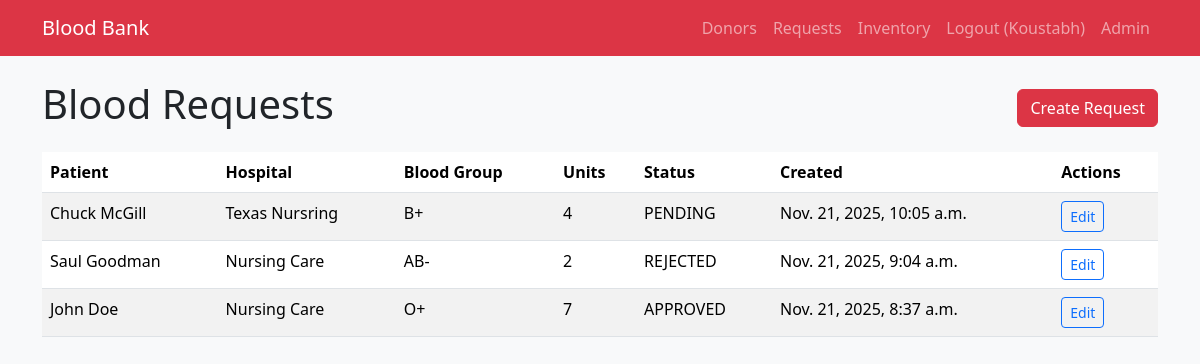
Screenshot of /requests/ (signed in) with the database file from the repository.
### bank/models.py (models this page shows, shortened)
class BloodRequest(models.Model):
    STATUS_CHOICES = [
        ('PENDING', 'Pending'),
        ('APPROVED', 'Approved'),
        ('REJECTED', 'Rejected'),
        ('FULFILLED', 'Fulfilled'),
    ]
    patient_name = models.CharField(max_length=100)
    hospital_name = models.CharField(max_length=150, blank=True, null=True)
    blood_group = models.CharField(max_length=3, choices=Donor.BLOOD_GROUP_CHOICES)
    units_requested = models.PositiveIntegerField()
    reason = models.TextField(blank=True, null=True)
    status = models.CharField(max_length=10, choices=STATUS_CHOICES, default='PENDING')
    created_at = models.DateTimeField(auto_now_add=True)
    updated_at = models.DateTimeField(auto_now=True)

### bank/views.py (the view)
# urls.py: path('requests/', views.request_list, name='request_list'),
@staff_required
def request_list(request):
    requests_qs = BloodRequest.objects.all().order_by('-created_at')
    return render(request, 'bank/request_list.html', {'requests': requests_qs})

### bank/views.py (called while the page is built)
def staff_required(view_func):
    decorated_view = login_required(
        user_passes_test(lambda u: u.is_staff)(view_func)
    )
    return decorated_view

### bank/templates/bank/request_list.html
{% extends 'bank/base.html' %}
{% block content %}
<div class="d-flex justify-content-between align-items-center mb-3">
    <h1>Blood Requests</h1>
    <a href="{% url 'request_create' %}" class="btn btn-danger">Create Request</a>
</div>
<table class="table table-striped table-hover">
    <thead>
        <tr>
            <th>Patient</th>
            <th>Hospital</th>
            <th>Blood Group</th>
            <th>Units</th>
            <th>Status</th>
            <th>Created</th>
            <th>Actions</th>
        </tr>
    </thead>
    <tbody>
        {% for req in requests %}
        <tr>
            <td>{{ req.patient_name }}</td>
            <td>{{ req.hospital_name|default:"-" }}</td>
            <td>{{ req.blood_group }}</td>
            <td>{{ req.units_requested }}</td>
            <td>{{ req.status }}</td>
            <td>{{ req.created_at }}</td>
            <td>
                <a href="{% url 'request_update' req.pk %}" class="btn btn-sm btn-outline-primary">Edit</a>
            </td>
        </tr>
        {% empty %}
        <tr><td colspan="7">No requests found.</td></tr>
        {% endfor %}
    </tbody>
</table>
{% endblock %}

### bank/templates/bank/base.html (shortened to what this page needs)
<!DOCTYPE html>
<html lang="en">
<head>
    <link
      href="https://cdn.jsdelivr.net/npm/bootstrap@5.3.3/dist/css/bootstrap.min.css"
      rel="stylesheet"
    >
</head>
<body class="bg-light">
<nav class="navbar navbar-expand-lg navbar-dark bg-danger mb-4">
    <div class="container">
        <a class="navbar-brand" href="{% url 'dashboard' %}">Blood Bank</a>
        <div class="collapse navbar-collapse" id="navbarNav">
            <ul class="navbar-nav ms-auto">
                {% if user.is_authenticated %}
                    <li class="nav-item"><a class="nav-link" href="{% url 'donor_list' %}">Donors</a></li>
                    <li class="nav-item"><a class="nav-link" href="{% url 'request_list' %}">Requests</a></li>
                    <li class="nav-item"><a class="nav-link" href="{% url 'inventory_list' %}">Inventory</a></li>
                    <li class="nav-item">
                        <a class="nav-link" href="{% url 'logout' %}">Logout ({{ user.username }})</a>
                    </li>
                {% else %}
                    <li class="nav-item">
                        <a class="nav-link" href="{% url 'login' %}">Login</a>
                    </li>
                {% endif %}
                <li class="nav-item"><a class="nav-link" href="/admin/">Admin</a></li>
            </ul>
        </div>
    </div>
</nav>
<div class="container mb-4">
    {% block content %}{% endblock %}
</div>
</body>
</html>

### rows the page displays
BloodRequest: patient_name "Chuck McGill", hospital_name "Texas Nursring", blood_group "B+", units_requested "4", status "PENDING", created_at "Nov. 21, 2025, 10:05 a.m."
BloodRequest: patient_name "Saul Goodman", hospital_name "Nursing Care", blood_group "AB-", units_requested "2", status "REJECTED", created_at "Nov. 21, 2025, 9:04 a.m."
BloodRequest: patient_name "John Doe", hospital_name "Nursing Care", blood_group "O+", units_requested "7", status "APPROVED", created_at "Nov. 21, 2025, 8:37 a.m."

### other values shown
{{ user.username }} "Koustabh"
